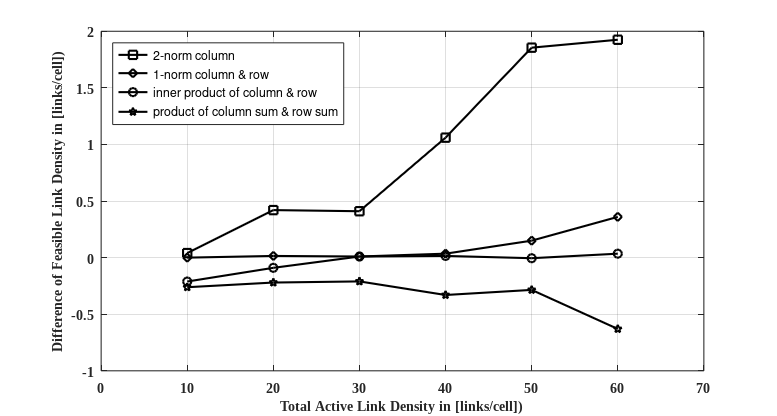

Here is the MATLAB script that generated this plot:
clear all;
clc;
close all;

load result
area = 1*1;

% figure;
density = [10:10:60]

% removal - merge
% 2-norm column
line1 = plotValueAlg2(2,:) - plotValueAlg10(2,:)
% 1-norm column & row
line2 = plotValueAlg11(2,:) - plotValueAlg3(2,:)
% inner product
line3 = plotValueAlg7(2,:) - plotValueAlg8(2,:)
% product of row and column sum
line4 = plotValueAlg12(2,:) - plotValueAlg13(2,:)

plot(density, line1,'-ks', 'linewidth',1.5)
hold on
plot(density, line2,'-kd', 'linewidth',1.5)
hold on
plot(density, line3,'-ko', 'linewidth',1.5)
hold on
plot(density, line4,'-kp', 'linewidth',1.5)

% errorbar(plotValueAlg2_200(1,:)/area, plotValueAlg2_200(2,:), plotValueAlg2_200(3,:),'-k', 'linewidth',1.5);
% hold on;
% errorbar(plotValueAlg10_200(1,:)/area, plotValueAlg10_200(2,:), plotValueAlg10_200(3,:),'-x', 'linewidth',1.5);
% hold on;
% errorbar(plotValueAlg11_200(1,:)/area, plotValueAlg11_200(2,:), plotValueAlg11_200(3,:),'-sr', 'linewidth',1.5);
% hold on;
% errorbar(plotValueAlg3_200(1,:)/area, plotValueAlg3_200(2,:), plotValueAlg3_200(3,:),'-g', 'linewidth',1.5);
% hold on;
% errorbar(plotValueAlg4_200_new(1,:)/area, plotValueAlg4_200_new(2,:), plotValueAlg4_200_new(3,:),'-y', 'linewidth',1.5);
% hold on;
% errorbar(plotValueAlg5_200_new(1,:)/area, plotValueAlg5_200_new(2,:), plotValueAlg5_200_new(3,:),'-+c', 'linewidth',1.5);

% title('Performance comparison based on active link density','fontsize',10,'Fontname','Times New Roman','FontWeight','bold');
xlabel('Total Active Link Density in [links/cell])','fontsize',10,'Fontname','Times New Roman','FontWeight','bold');
ylabel('Difference of Feasible Link Density in [links/cell])','fontsize',10,'Fontname','Times New Roman','FontWeight','bold');
axis([0 70 -1 2])
grid on;
set(gca,'fontsize',10,'Fontname','Times New Roman','FontWeight','bold');
set(gca);
h = legend('2-norm column','1-norm column & row','inner product of column & row','product of column sum & row sum','Location','NorthWest');
% hh = findobj('tag','legend')    
% set(hh,'fontsize',30)
set(gcf, 'PaperPositionMode', 'manual');
set(gcf, 'PaperUnits', 'points');
set(gcf, 'PaperPosition', [0 0 560 300]);

print('-dpng','C:\Users\Mu\Desktop\RemoveMergenceNumberComparison.png','-r200');